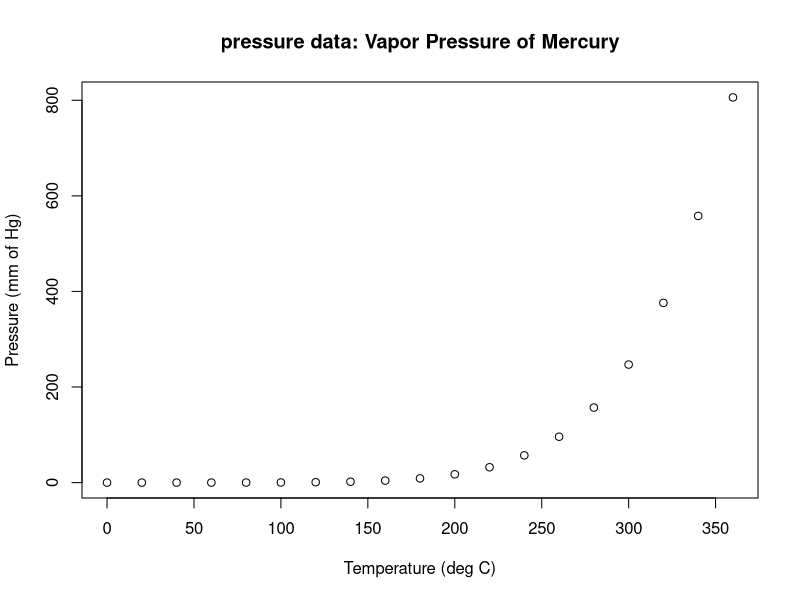

Write the R code that produced this figure.
## ---- chunk 1
## Global options
knitr::opts_chunk$set(cache = TRUE)
## ---- chunk 2
library(magrittr)
library(kableExtra)
## ---- chunk 3
plot(pressure, xlab = "Temperature (deg C)",
     ylab = "Pressure (mm of Hg)",
     main = "pressure data: Vapor Pressure of Mercury")
## ---- chunk 4
knitr:: kable(head(cars),
              caption = "Top 6 rows of cars dataset") %>%
  kable_styling(full_width = F)
